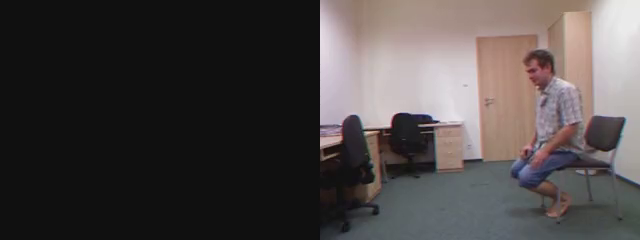
#> input picture frame 8 of version/falldown/fall.mp4, 640 x 240 px
$ python FallDownDetection.py
#> lines starting #> are read from the running program, lines starting #| are printed output that depends on the picture; after the words box and inside, x2 and y2 are one past the last pixel; in counts of white or black regions, pixels touching at a corner belong together
import cv2
import time

global_frame = None
# j = 0
# [57 lines left out: function fallDetect, not called in this run]


def fallDetect2(dir):

    cap = cv2.VideoCapture(dir)
    time.sleep(2)
    print(";;;;;;;")
    print(cap.get(7))
    global global_frame
    # cap = cv2.VideoCapture(0)

    fgbg = cv2.createBackgroundSubtractorMOG2()
    j = 0
    print(type(cap))
    print(dir)
    temparray = dir.split(".")
    temparray[0] = temparray[0] + "_new"
    tempstr = temparray[0] + "." + temparray[1]

    fourcc = cv2.VideoWriter_fourcc('m', 'p', '4', 'v')
    fps = cap.get(cv2.CAP_PROP_FPS)
    size = (int(cap.get(cv2.CAP_PROP_FRAME_WIDTH)),
            int(cap.get(cv2.CAP_PROP_FRAME_HEIGHT)))

    out = cv2.VideoWriter(tempstr, fourcc, fps, size)

    # framelist=[]

    k=0

    while k < cap.get(7):
        # print("-----")
        ret, frame = cap.read()
#> frame is the input picture: shape (240, 640, 3); mean B, G, R 69.9, 70.3, 75.7

        # Conver each frame to gray scale and subtract the background
        gray = cv2.cvtColor(frame, cv2.COLOR_BGR2GRAY)
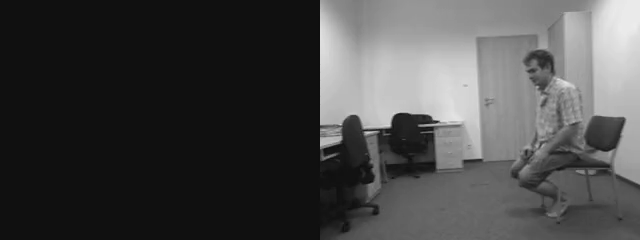
#> gray: shape (240, 640); min 8, max 237, mean 71.9
        fgmask = fgbg.apply(gray)
#> fgmask: shape (240, 640); every value is 127

        # Find contours
        contours, hierarchy = cv2.findContours(fgmask, cv2.RETR_TREE, cv2.CHAIN_APPROX_SIMPLE)
#> contours = [[[0, 0], [0, 239], [639, 239], [639, 0]]]

        if contours:
            areas = []

            for contour in contours:
                ar = cv2.contourArea(contour)
                areas.append(ar)
#> this loop made 1 pass
#> (contour, ar) on pass 1: ([[0, 0], [0, 239], [639, 239], [639, 0]], 152721)
#> after the loop, areas = [152721]

            max_area = max(areas or [0])
#> max_area = 152721

            max_area_index = areas.index(max_area)
#> max_area_index = 0

            cnt = contours[max_area_index]
#> cnt = [[0, 0], [0, 239], [639, 239], [639, 0]]

            M = cv2.moments(cnt)
#> M = moments, m00 152721, centre m10/m00, m01/m00 = (319.5, 119.5)

            x, y, w, h = cv2.boundingRect(cnt)
#> x = 0; y = 0; w = 640; h = 240
            print("x:" + str(x) + ",y:" + str(y) + ",w:" + str(w) + ",h:" + str(w))
#| x:0,y:0,w:640,h:640

            cv2.drawContours(fgmask, [cnt], 0, (255, 255, 255), 3, maxLevel=0)
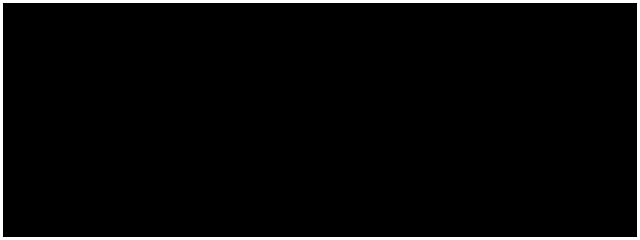
#> fgmask: shape (240, 640); values 127 (black) and 255 (white), 3.4% white; 1 white region, box (x1, y1, x2, y2) and area: (0, 0, 640, 240) 5244

            if h < w:
                j += 1
                print(j)

            if j > 10:
                # print "FALL"
                cv2.rectangle(frame, (x, y), (x + w, y + h), (0, 0, 255), 2)
                cv2.putText(fgmask, 'FALL', (x, y), cv2.FONT_HERSHEY_TRIPLEX, 0.5, (255, 255, 255), 2)

            if h > w:
                j = 0
                cv2.rectangle(frame, (x, y), (x + w, y + h), (0, 255, 0), 2)

            # 写入一帧
            out.write(frame)
            # framelist.append(frame)

            # cv2.imshow('video', frame)

            k=k+1
            # if frame is not None:
            #     global_frame = frame
            #     yield (b'--frame\r\n'
            #            b'Content-Type: image/jpeg\r\n\r\n' + cv2.imencode('.jpg', frame)[1].tobytes()
            #            + b'\r\n\r\n')
            # else:
            #     yield (b'--frame\r\n'
            #            b'Content-Type: image/jpeg\r\n\r\n'
            #            + global_frame + b'\r\n\r\n')

            if cv2.waitKey(33) == 27:
#> (key Esc is pressed here)
                break
    cv2.destroyAllWindows()

    # return framelist


if __name__ == '__main__':
    # templist = fallDetect("falldown/fall2.mp4")
    # print(len(templist))
    # fallDetect("falldown/fall1.mp4")
    fallDetect2('F:\\Pycharm_project\\care_sys\\version\\falldown\\fall.mp4')

$ run again, starting later in the video
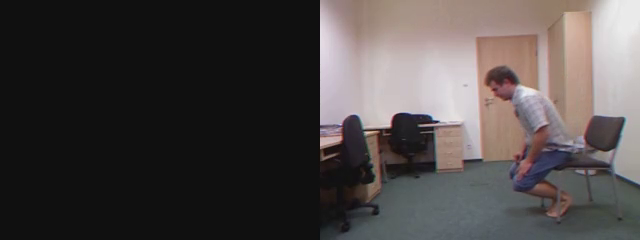
#> input picture frame 36 of version/falldown/fall.mp4, 640 x 240 px
#> in fallDetect2, frame is the input picture: shape (240, 640, 3); mean B, G, R 69.8, 70.5, 75.8
#> in fallDetect2, `gray = cv2.cvtColor(frame, cv2.COLOR_BGR2GRAY)`:
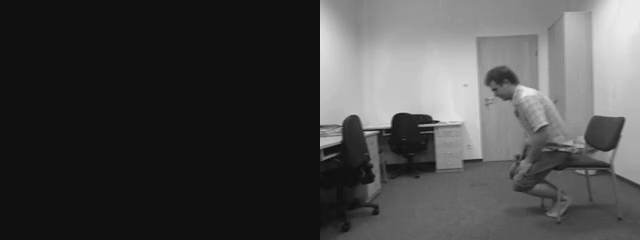
#> gray: shape (240, 640); min 12, max 236, mean 72
#> contours = [[[0, 0], [0, 239], [639, 239], [639, 0]]]
#> the loop in fallDetect2, `for contour in contours:` made 1 pass
#> (contour, ar) on pass 1: ([[0, 0], [0, 239], [639, 239], [639, 0]], 152721)
#> after the loop in fallDetect2, `for contour in contours:`: areas = [152721]
#> max_area = 152721
#> max_area_index = 0
#> cnt = [[0, 0], [0, 239], [639, 239], [639, 0]]
#> M = moments, m00 152721, centre m10/m00, m01/m00 = (319.5, 119.5)
#> x = 0; w = 640; h = 240
#| x:0,y:0,w:640,h:640

$ run again, starting later in the video
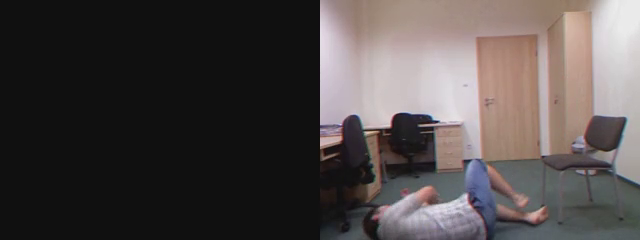
#> input picture frame 64 of version/falldown/fall.mp4, 640 x 240 px
#> in fallDetect2, frame is the input picture: shape (240, 640, 3); mean B, G, R 72.2, 72.9, 79.2
#> in fallDetect2, `gray = cv2.cvtColor(frame, cv2.COLOR_BGR2GRAY)`:
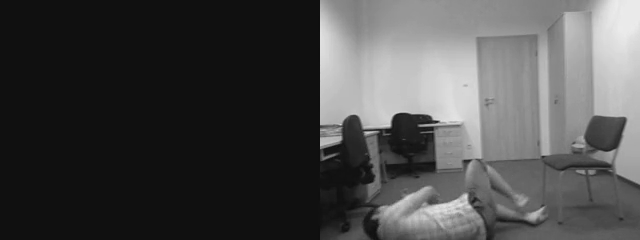
#> gray: shape (240, 640); min 12, max 236, mean 74.7
#> contours = [[[0, 0], [0, 239], [639, 239], [639, 0]]]
#> the loop in fallDetect2, `for contour in contours:` made 1 pass
#> (contour, ar) on pass 1: ([[0, 0], [0, 239], [639, 239], [639, 0]], 152721)
#> after the loop in fallDetect2, `for contour in contours:`: areas = [152721]
#> max_area = 152721
#> max_area_index = 0
#> cnt = [[0, 0], [0, 239], [639, 239], [639, 0]]
#> M = moments, m00 152721, centre m10/m00, m01/m00 = (319.5, 119.5)
#> x = 0; w = 640; h = 240
#| x:0,y:0,w:640,h:640
